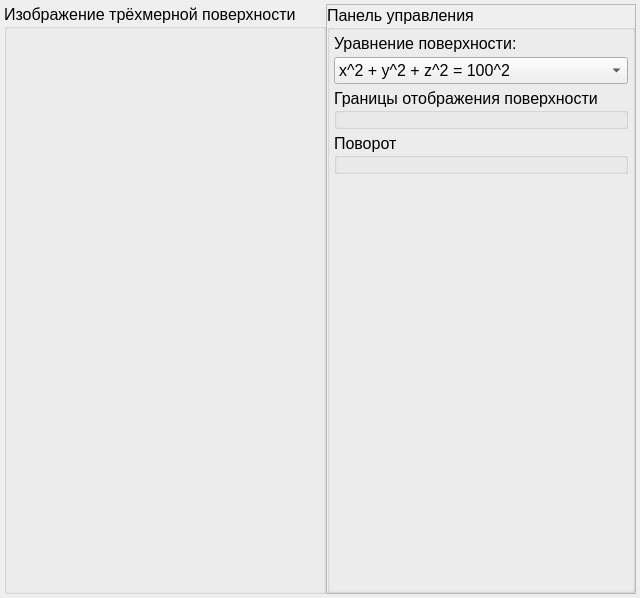
<?xml version="1.0" encoding="UTF-8"?>
<ui version="4.0">
 <class>MainWindowClass</class>
 <widget class="QMainWindow" name="MainWindowClass">
  <property name="geometry">
   <rect>
    <x>0</x>
    <y>0</y>
    <width>633</width>
    <height>598</height>
   </rect>
  </property>
  <property name="font">
   <font>
    <pointsize>12</pointsize>
   </font>
  </property>
  <property name="windowTitle">
   <string>MainWindow</string>
  </property>
  <widget class="QWidget" name="centralWidget">
   <layout class="QHBoxLayout" name="horizontalLayout" stretch="1,0">
    <property name="spacing">
     <number>0</number>
    </property>
    <property name="leftMargin">
     <number>4</number>
    </property>
    <property name="topMargin">
     <number>4</number>
    </property>
    <property name="rightMargin">
     <number>4</number>
    </property>
    <property name="bottomMargin">
     <number>4</number>
    </property>
    <item>
     <widget class="QGroupBox" name="groupBox">
      <property name="title">
       <string>Изображение трёхмерной поверхности</string>
      </property>
      <layout class="QVBoxLayout" name="verticalLayout">
       <property name="spacing">
        <number>0</number>
       </property>
       <property name="leftMargin">
        <number>4</number>
       </property>
       <property name="topMargin">
        <number>4</number>
       </property>
       <property name="rightMargin">
        <number>4</number>
       </property>
       <property name="bottomMargin">
        <number>4</number>
       </property>
       <item>
        <widget class="QWidget" name="canvas" native="true"/>
       </item>
      </layout>
     </widget>
    </item>
    <item>
     <widget class="QFrame" name="frame">
      <property name="frameShape">
       <enum>QFrame::StyledPanel</enum>
      </property>
      <property name="frameShadow">
       <enum>QFrame::Raised</enum>
      </property>
      <layout class="QVBoxLayout" name="verticalLayout_2" stretch="1">
       <property name="spacing">
        <number>0</number>
       </property>
       <property name="leftMargin">
        <number>0</number>
       </property>
       <property name="topMargin">
        <number>0</number>
       </property>
       <property name="rightMargin">
        <number>0</number>
       </property>
       <property name="bottomMargin">
        <number>0</number>
       </property>
       <item>
        <widget class="QGroupBox" name="groupBox_2">
         <property name="title">
          <string>Панель управления</string>
         </property>
         <layout class="QVBoxLayout" name="verticalLayout_3">
          <property name="spacing">
           <number>4</number>
          </property>
          <property name="leftMargin">
           <number>4</number>
          </property>
          <property name="topMargin">
           <number>4</number>
          </property>
          <property name="rightMargin">
           <number>4</number>
          </property>
          <property name="bottomMargin">
           <number>4</number>
          </property>
          <item>
           <widget class="QLabel" name="label">
            <property name="text">
             <string>Уравнение поверхности:</string>
            </property>
           </widget>
          </item>
          <item>
           <widget class="QComboBox" name="functionCombo">
            <item>
             <property name="text">
              <string>x^2 + y^2 + z^2 = 100^2</string>
             </property>
            </item>
           </widget>
          </item>
          <item>
           <widget class="QGroupBox" name="viewportSelector">
            <property name="title">
             <string>Границы отображения поверхности</string>
            </property>
            <layout class="QFormLayout" name="formLayout_2">
             <property name="horizontalSpacing">
              <number>8</number>
             </property>
             <property name="verticalSpacing">
              <number>4</number>
             </property>
             <property name="leftMargin">
              <number>4</number>
             </property>
             <property name="topMargin">
              <number>4</number>
             </property>
             <property name="rightMargin">
              <number>4</number>
             </property>
             <property name="bottomMargin">
              <number>4</number>
             </property>
            </layout>
           </widget>
          </item>
          <item>
           <widget class="QGroupBox" name="orientationSelector">
            <property name="title">
             <string>Поворот</string>
            </property>
            <layout class="QGridLayout" name="gridLayout">
             <property name="leftMargin">
              <number>4</number>
             </property>
             <property name="topMargin">
              <number>4</number>
             </property>
             <property name="rightMargin">
              <number>4</number>
             </property>
             <property name="bottomMargin">
              <number>4</number>
             </property>
             <property name="spacing">
              <number>4</number>
             </property>
            </layout>
           </widget>
          </item>
          <item>
           <spacer name="verticalSpacer">
            <property name="orientation">
             <enum>Qt::Vertical</enum>
            </property>
            <property name="sizeHint" stdset="0">
             <size>
              <width>20</width>
              <height>40</height>
             </size>
            </property>
           </spacer>
          </item>
         </layout>
        </widget>
       </item>
      </layout>
     </widget>
    </item>
   </layout>
  </widget>
 </widget>
 <layoutdefault spacing="6" margin="11"/>
 <resources>
  <include location="mainwindow.qrc"/>
 </resources>
 <connections/>
</ui>
